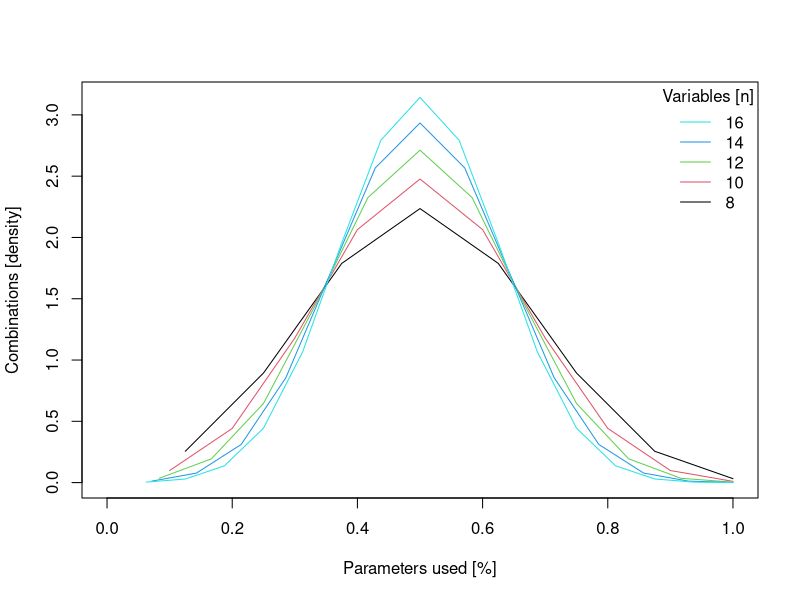

R code for this plot:
## ---- include = FALSE---------------------------------------------------------
knitr::opts_chunk$set(
  cache = TRUE, # TRUE for speed. Remember to empty cache after changes to cached R code sections
  cache.path = "cache/", fig.path = "tex/",
  echo = TRUE, 
  collapse = TRUE,
  comment = "#>",
  fig.width = 6, fig.height = 5, dpi=300, 
  out.width="600px", out.height="500px"
)

## -----------------------------------------------------------------------------
trapzfun <- function(x, y){
  idx = 2:length(x)
  return(as.double((x[idx] - x[idx - 1]) %*% (y[idx] + y[idx - 
    1]))/2)
} 
nvar <- c(8, 10, 12, 14, 16)
RES <- vector("list", length(nvar))
names(RES) <- nvar
for(j in seq(nvar)){
  res <- seq(nvar[j])*NaN
  for(i in seq(res)){
    res[i] <- ncol(combn(seq(length(res)), i))
  }
  RES[[j]] <- res/trapzfun(x = seq(res)/length(res), y = res)
}

ylim = c(0, max(do.call("c", RES)))
for(j in seq(RES)){
  if(j == 1){
    plot(seq(RES[[j]])/length(RES[[j]]), RES[[j]], ylim = ylim, xlim = c(0,1),
      xlab = "Parameters used [%]", ylab = "Combinations [density]", t = "n")
  }
  lines(seq(RES[[j]])/length(RES[[j]]), RES[[j]], col = j)
}
legend("topright", legend = rev(nvar), col = rev(seq(nvar)), lty = 1, title = "Variables [n]", bty = "n")

